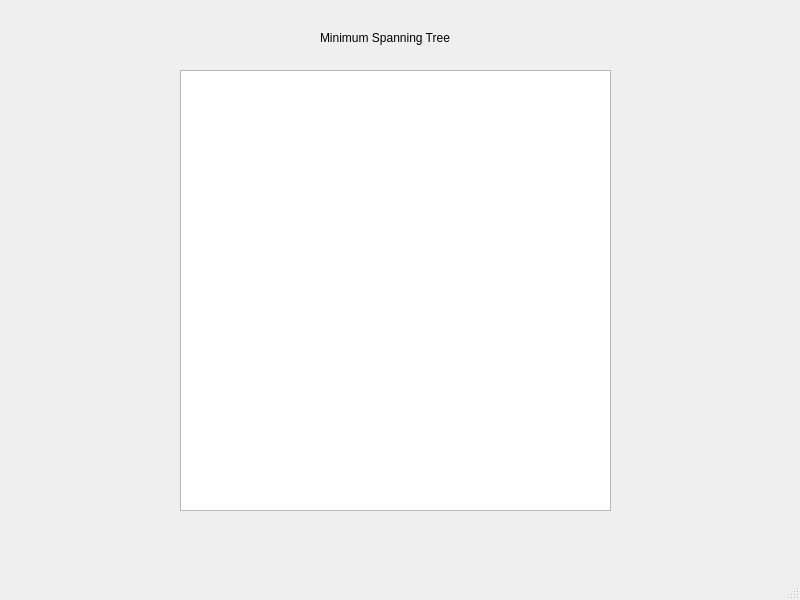
<?xml version="1.0" encoding="UTF-8"?>
<ui version="4.0">
 <class>mst</class>
 <widget class="QMainWindow" name="mst">
  <property name="geometry">
   <rect>
    <x>0</x>
    <y>0</y>
    <width>800</width>
    <height>600</height>
   </rect>
  </property>
  <property name="windowTitle">
   <string>MainWindow</string>
  </property>
  <widget class="QWidget" name="centralwidget">
   <widget class="QTextBrowser" name="textBrowser">
    <property name="geometry">
     <rect>
      <x>180</x>
      <y>70</y>
      <width>431</width>
      <height>441</height>
     </rect>
    </property>
   </widget>
   <widget class="QLabel" name="label">
    <property name="geometry">
     <rect>
      <x>320</x>
      <y>30</y>
      <width>481</width>
      <height>16</height>
     </rect>
    </property>
    <property name="lineWidth">
     <number>1</number>
    </property>
    <property name="text">
     <string>Minimum Spanning Tree </string>
    </property>
   </widget>
  </widget>
  <widget class="QMenuBar" name="menubar">
   <property name="geometry">
    <rect>
     <x>0</x>
     <y>0</y>
     <width>800</width>
     <height>24</height>
    </rect>
   </property>
  </widget>
  <widget class="QStatusBar" name="statusbar"/>
 </widget>
 <resources/>
 <connections/>
</ui>
